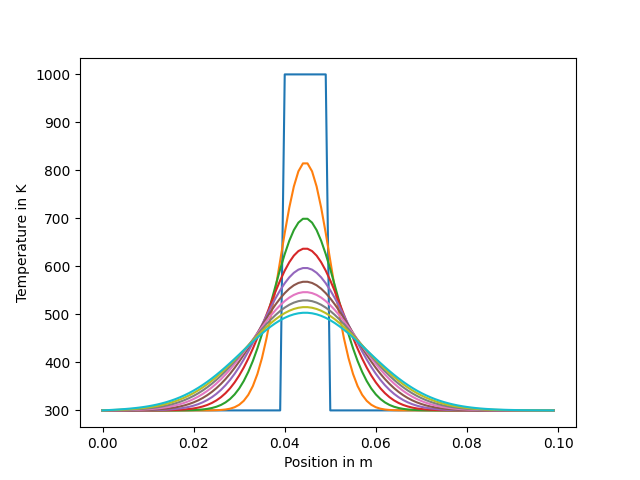

Write the Python code that produced this figure.
# Heat_conduction along a wire 


import matplotlib.pyplot as plt
import numpy
import math

ambient_temperature = 300. # K
flame_temperature = 1000. # K
coefficient = 10. # 1 / s
dx = 0.001 # m
size = 100 # grid units
positions = dx * numpy.arange(size) # m
h = 0.01 # s
end_time = 10.0 # s
num_steps = int(end_time / h)

# This is used to keep track of the data that we want to plot.
data = []

def heat_conduction():
    temperatures_old = ambient_temperature * numpy.ones(size) # K
    for i in range(4 * size // 10, 5 * size // 10):
        temperatures_old[i] = flame_temperature
    temperatures_new = numpy.copy(temperatures_old) # K

    for step in range(num_steps):
        if step % 100 == 0:
            data.append(([pos for pos in positions], 
                          [temp for temp in temperatures_old]))
        for i in range(1, size - 1):
            temperatures_new[i]=temperatures_old[i]+h*coefficient*(temperatures_old[i-1]+temperatures_old[i+1]-2*temperatures_old[i])

        # Switch values of temperatures_new and temperatures_old 
        # for the next iteration of the for loop.
        temperatures_new, temperatures_old = temperatures_old, temperatures_new

    return temperatures_old

temperatures = heat_conduction()

def plot_me():
    for (pos, temp) in data:
        plt.plot(pos, temp)
    axes = plt.gca()                
    axes.set_xlabel('Position in m')
    axes.set_ylabel('Temperature in K')
    plt.show()

plot_me()
